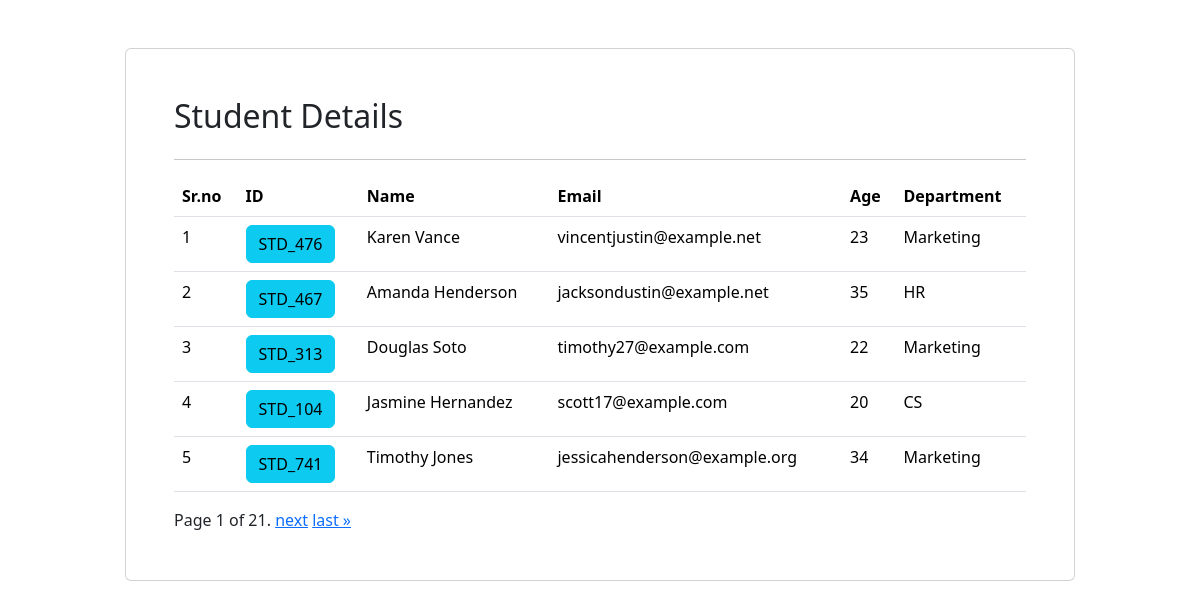
The page / on the database its author committed.
### app/models.py (models this page shows)
class student(models.Model):
    dept = models.ForeignKey(department,on_delete=models.CASCADE)
    stid = models.ForeignKey(stid,on_delete=models.CASCADE)
    name = models.CharField(max_length=20)
    email = models.CharField(max_length=50)
    age = models.IntegerField()

class stid(models.Model):
    stid = models.CharField(max_length=10)

class department(models.Model):
    name = models.CharField(max_length=20)

### app/views.py (the view)
# urls.py: path('',index,name="index"),
def index(request):
    allstudents = student.objects.all()
    paginator = Paginator(allstudents, 5)
    page_number = request.GET.get("page")
    page_obj = paginator.get_page(page_number)
    return render(request,"index.html",{"students":page_obj})

### app/templates/index.html (shortened to what this page needs)
<!DOCTYPE html>
<html lang="en">
<head>
    <link href="https://cdn.jsdelivr.net/npm/bootstrap@5.3.6/dist/css/bootstrap.min.css" rel="stylesheet">
</head>
<body>
    <div class="container">
        <div class="row">
            <div class="col-10 mx-auto card p-5 mt-5">
                <table class="table">
                    <h2>Student Details</h2>
                    <hr>
                    <tr>
                        <th>Sr.no</th>
                        <th>ID</th>
                        <th>Name</th>
                        <th>Email</th>
                        <th>Age</th>
                        <th>Department</th>
                    </tr>
                    {%for std in students%}
                    <tr>
                        <td>{{forloop.counter}}</td>
                        <td><a href="{%url 'marksheet'%}?id={{std.id}}" class="btn btn-info">{{std.stid.stid}}</a></td>
                        <td>{{std.name}}</td>
                        <td>{{std.email}}</td>
                        <td>{{std.age}}</td>
                        <td>{{std.dept.name}}</td>
                    </tr>
                    {%endfor%}
                </table>
                <div class="pagination">
                    <span class="step-links">
                        <span class="current">
                            Page {{ students.number }} of {{ students.paginator.num_pages }}.
                        </span>
                        {% if students.has_next %}
                            <a href="?page={{ students.next_page_number }}">next</a>
                            <a href="?page={{ students.paginator.num_pages }}">last &raquo;</a>
                        {% endif %}
                    </span>
                </div>
            </div>
        </div>
    </div>
</body>
</html>

### rows shown on the page
student: stid.stid "STD_476", name "Karen Vance", email "vincentjustin@example.net", age "23", dept.name "Marketing"
student: stid.stid "STD_467", name "Amanda Henderson", email "jacksondustin@example.net", age "35", dept.name "HR"
student: stid.stid "STD_313", name "Douglas Soto", email "timothy27@example.com", age "22", dept.name "Marketing"
student: stid.stid "STD_104", name "Jasmine Hernandez", email "scott17@example.com", age "20", dept.name "CS"
student: stid.stid "STD_741", name "Timothy Jones", email "jessicahenderson@example.org", age "34", dept.name "Marketing"

### other values the page prints
{{ students.number }} "1"
{{ students.paginator.num_pages }} "21"
